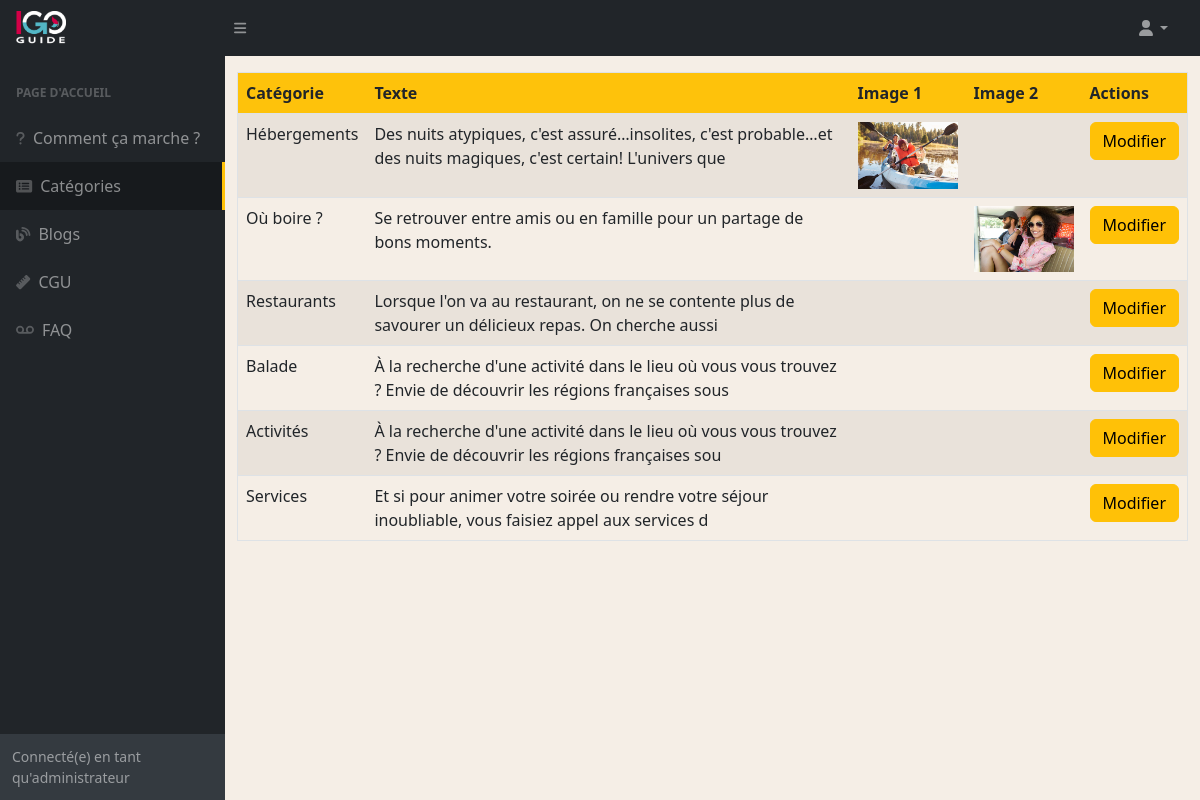
Page /index.php/dashboard/categories on the earlier database version.
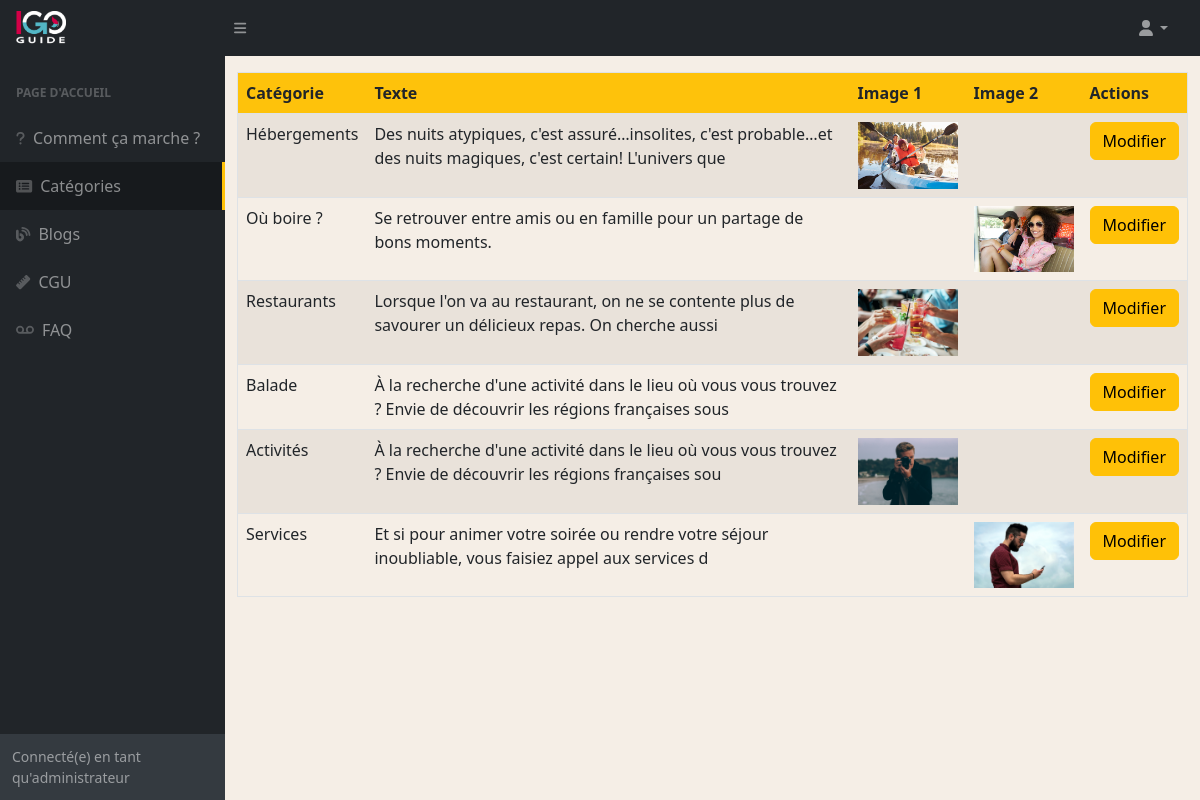
Same page on the later database version.
### tables this page shows
CREATE TABLE IF NOT EXISTS `categories` (
  `categories_id` int UNSIGNED NOT NULL AUTO_INCREMENT,
  `categories_nom` varchar(200) NOT NULL,
  `categories_texte` text NOT NULL,
  `categories_image1` text NOT NULL,
  `categories_image2` text NOT NULL,
  PRIMARY KEY (`categories_id`)
);

### application/controllers/Dashboard.php (called while the page is built, shortened)
<?php
    class Dashboard extends CI_Controller {
        public function __construct()
        {
            $this->load->model('FrontModel','front') ;
        }
        public function categories() {
            $this->load->view("dashboard/categories",["categories" => $this->front->getAllCategories(),"su" => $this->front->getSU() ,]) ;
        }
    }

### index.php (called while the page is built, shortened)
<?php
require_once BASEPATH.'core/CodeIgniter.php';

### application/core/database/QueryBuilder.php (called while the page is built, shortened)
<?php
class QueryBuilder{
    protected $db;
    protected $query;
    protected $queryType;
    public function __construct(Database $db)
    {
        $this->db = $db->getConnection();
    }
    public function select($table)
    {
        $table = htmlspecialchars(trim($table));
		$this->query = "SELECT * FROM " . $table;
        $this->queryType = "select";
		return $this;
    }
    public function execute(array $params = null)
    {
        $response = false;
        $req = null;
        try {
            $req = $this->db->prepare($this->query);
            $response = $req->execute($params);
        } catch (PDOException $e) {
            die($e->getMessage());
        }
        if($this->queryType === "select") {
            return $req->fetchAll(PDO::FETCH_OBJ);
        }
        return $response;
    }
}

### application/core/database/Database.php (called while the page is built, shortened)
<?php
class Database{
    private $pdo;
    public function __construct($config = null)
    {
        $dns = 'mysql:host='. $config["db_host"] .';port='. $config["db_port"] .';dbname=' . $config["db_name"];
        try {
            $this->pdo = new PDO($dns, $config["db_user"], $config["db_password"],self::OPTIONS);
        } catch (PDOException $e) {
            die($e->getMessage());
        }
    }
    public function getConnection()
    {
        return $this->pdo;
    }
}

### application/models/FrontModel.php (called while the page is built, shortened)
<?php
    class FrontModel extends CI_Model
    {
        public function getAllCategories() {
            return DB::select('categories')
                       ->execute(null) ;
        }
    }

### application/views/dashboard/categories.php (the view, shortened to what this page needs)
<!DOCTYPE html>
<html lang="en">
    <head>
        <link href="https://cdn.jsdelivr.net/npm/simple-datatables@7.1.2/dist/style.min.css" rel="stylesheet" />
        <link href="<?php echo base_url()?>publics/dashboard/css/styles.css" rel="stylesheet" />
        <link href="<?php echo base_url()?>publics/dashboard/css/dashboard.css" rel="stylesheet" />
    </head>
    <body class="sb-nav-fixed" style="background-color: #f5eee6;">
        <nav class="sb-topnav navbar navbar-expand navbar-dark bg-dark">
            <a class="navbar-brand ps-3" href="index.html">
                <img src="<?php echo base_url()?>publics/image/logo.png" style="width: 50px ;" alt="">
            </a>
            <button class="btn btn-link btn-sm order-1 order-lg-0 me-4 me-lg-0" id="sidebarToggle" href="#!"><i class="fas fa-bars"></i></button>
            <ul class="navbar-nav ms-auto ms-md-0 me-3 me-lg-4">
                <li class="nav-item dropdown">
                    <a class="nav-link dropdown-toggle" id="navbarDropdown" href="#" role="button" data-bs-toggle="dropdown" aria-expanded="false"><i class="fas fa-user fa-fw"></i></a>
                </li>
            </ul>
        </nav>
        <div id="layoutSidenav">
            <div id="layoutSidenav_nav">
                <nav class="sb-sidenav accordion sb-sidenav-dark" id="sidenavAccordion">
                    <div class="sb-sidenav-menu">
                    <div class="nav">
                        <div class="sb-sidenav-menu-heading">Page d'accueil</div>
                        <a class="nav-link " href="<?php echo base_url() ?>Dashboard/">
                            <div class="sb-nav-link-icon"><i class="fas fa-question"></i></div>
                            Comment ça marche ?
                        </a>
                        <a class="nav-link activate" href="<?php echo base_url() ?>Dashboard/categories">
                            <div class="sb-nav-link-icon"><i class="fas fa-list-alt"></i></div>
                            Catégories
                        </a>
                        <a class="nav-link" href="<?php echo base_url() ?>Dashboard/blogs">
                            <div class="sb-nav-link-icon"><i class="fas fa-blog"></i></div>
                            Blogs
                        </a>
                        <a class="nav-link " href="<?php echo base_url() ?>Dashboard/cgu">
                            <div class="sb-nav-link-icon"><i class="fas fa-ruler"></i></div>
                            CGU
                        </a>
                        <a class="nav-link" href="<?php echo base_url() ?>Dashboard/faq">
                            <div class="sb-nav-link-icon"><i class="fas fa-voicemail"></i></div>
                            FAQ
                        </a>
                    </div>
                    </div>
                    <div class="sb-sidenav-footer">
                        <div class="small">Connecté(e) en tant qu'administrateur</div>
                    </div>
                </nav>
            </div>
            <div id="layoutSidenav_content">
                <main>
                   <div class="container-fluid px-4">
                        <div class="row">
                            <table class="border mt-3 table table-striped">
                                <thead style="background-color:#fec20b;">
                                    <tr>
                                        <th>Catégorie</th>
                                        <th>Texte</th>
                                        <th>Image 1</th>
                                        <th>Image 2</th>
                                        <th>Actions</th>
                                    </tr>
                                </thead>
                                <tbody>
                                    <?php if(isset($categories)):?>
                                        <?php for($i = 0; $i < count($categories); $i++):?>
                                            <tr>
                                                <td><?php echo $categories[$i]->categories_nom ; ?></td>
                                                <td><?php echo $categories[$i]->categories_texte ; ?></td>
                                                <td>
                                                    <img style="width: 100px;" src="<?php echo base_url()."publics/".$categories[$i]->categories_image1 ; ?>" alt="">
                                                </td>
                                                <td>
                                                    <img style="width: 100px;" src="<?php echo base_url()."publics/".$categories[$i]->categories_image2 ; ?>" alt="">
                                                </td>
                                                <td>
                                                    <a href="#" class="btn btn-warning" data-bs-toggle="modal" data-bs-target="#myModal<?php echo $categories[$i]->categories_id ?>">Modifier</a>
                                                </td>
                                            </tr>
                                        <?php endfor ;?>
                                    <?php endif;?>
                                </tbody>
                            </table>
                        </div>
                   </div>
                </main>
            </div>
        </div>
    </body>
</html>

### publics/dashboard/css/dashboard.css (style rules this page uses)
.activate { border-right: 3px solid #ffc107 ; background-color: rgba(0,0,0,0.3) ; }

Differences in the rows shown:
changed categories "Restaurants": categories_image1: picture added
changed categories "Activités": categories_image1: picture added
changed categories "Services": categories_image2: picture added
